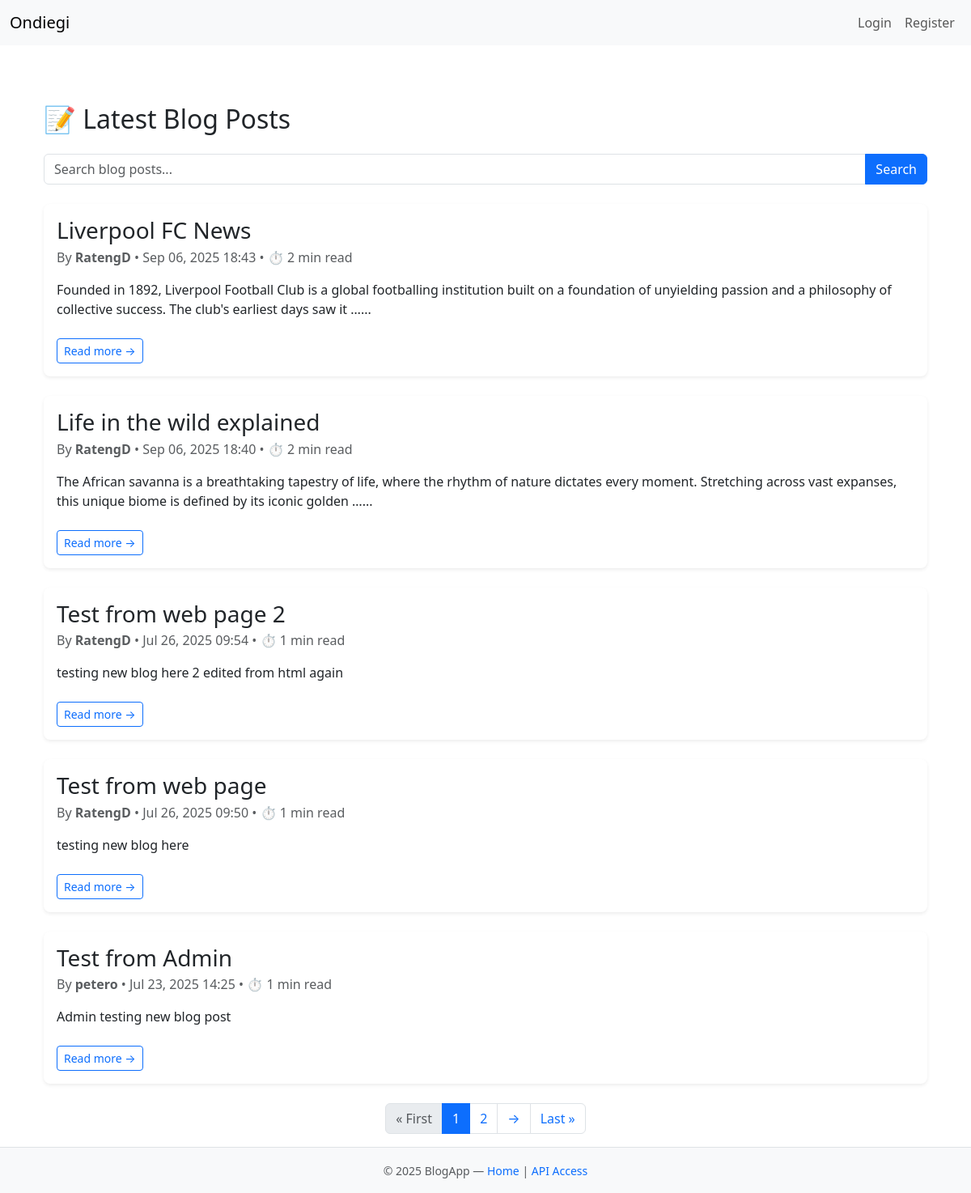
Screenshot of /blog/ with the database file from the repository.
### blog/models.py (models this page shows, shortened)
class BlogPost(models.Model):
    title = models.CharField(max_length=200)
    slug = models.SlugField(unique=True, blank=True)  # new field
    content = models.TextField()
    author = models.ForeignKey(User, on_delete=models.SET_NULL, null=True)
    created_at = models.DateTimeField(auto_now_add=True)
    category = models.ForeignKey(
        Category,
        related_name="posts",
        on_delete=models.SET_NULL,
        null=True,   # old posts can stay empty
        blank=True
    )
    def reading_time(self):
        word_count = len(self.content.split())
        return math.ceil(word_count / 200)  # 200 words per min

### blog/views.py (the view)
# urls.py: path('', blog_list_view, name='blog-posts'),  # 👉 now serves HTML
def blog_list_view(request):
    query = request.GET.get('q', '')  # get search query if exists
    posts = BlogPost.objects.all().order_by('-created_at')
    if query:
        posts = posts.filter(
            Q(title__icontains=query) | Q(content__icontains=query)
        )
    paginator = Paginator(posts, 5)  # same pagination as before
    page_number = request.GET.get('page')
    page_obj = paginator.get_page(page_number)
    return render(request, 'blog/blog_list.html', {
        'page_obj': page_obj,
        'query': query,  # send query back to template
    })

### blog/templates/blog/blog_list.html (shortened to what this page needs)
{% extends 'base.html' %}
{% block content %}
<div class="container mt-5">
  <h2 class="mb-4">📝 Latest Blog Posts</h2>
  <form method="GET" action="">
    <div class="input-group mb-4">
      <input type="text" name="q" value="{{ query }}" class="form-control" placeholder="Search blog posts...">
      <button class="btn btn-primary" type="submit">Search</button>
    </div>
  </form>
  {% if page_obj %}
  {% for post in page_obj %}
  <div class="card mb-4 border-0 shadow-sm rounded-3">
    <div class="card-body">
      <h3 class="card-title">{{ post.title }}</h3>
      <p class="card-subtitle text-muted mb-2">
        By <strong>{{ post.author.username }}</strong> • {{ post.created_at|date:"M d, Y H:i" }}
            • ⏱ {{ post.reading_time }} min read
      </p>
      <p class="card-text mt-3 text-body">
        {{ post.content|truncatewords:30 }}{% if post.content|length > 200 %}...{% endif %}
      </p>
      <a href="{% url 'view-post' post.slug %}" class="btn btn-outline-primary btn-sm mt-2">Read more →</a>
    </div>
  </div>
  {% endfor %}
  <nav aria-label="Page navigation">
    <ul class="pagination justify-content-center">
      {% if page_obj.has_previous %}
      <li class="page-item">
        <a class="page-link" href="?page=1">« First</a>
      </li>
      {% else %}
      <li class="page-item disabled">
        <span class="page-link">« First</span>
      </li>
      {% endif %}
      {% for num in page_obj.paginator.page_range %}
      {% if num == page_obj.number %}
      <li class="page-item active"><span class="page-link">{{ num }}</span></li>
      {% elif num >= page_obj.number|add:'-2' and num <= page_obj.number|add:'2' %} <li class="page-item"><a
          class="page-link" href="?page={{ num }}">{{ num }}</a></li>
        {% endif %}
        {% endfor %}
        {% if page_obj.has_next %}
        <li class="page-item">
          <a class="page-link" href="?page={{ page_obj.next_page_number }}">→</a>
        </li>
        {% endif %}
        {% if page_obj.has_next %}
        <li class="page-item">
          <a class="page-link" href="?page={{ page_obj.paginator.num_pages }}">Last »</a>
        </li>
        {% else %}
        <li class="page-item disabled">
          <span class="page-link">Last »</span>
        </li>
        {% endif %}
    </ul>
  </nav>
  {% endif %}
</div>
{% endblock %}

### rows the page displays
BlogPost: title "Liverpool FC News", author.username "RatengD", created_at "Sep 06, 2025 18:43", reading_time "2", content "Founded in 1892, Liverpool Football Club is a global footballing institution built on a foundation of unyielding passion and a philosophy of collective success. The club's earliest days saw it …"
BlogPost: title "Life in the wild explained", author.username "RatengD", created_at "Sep 06, 2025 18:40", reading_time "2", content "The African savanna is a breathtaking tapestry of life, where the rhythm of nature dictates every moment. Stretching across vast expanses, this unique biome is defined by its iconic golden …"
BlogPost: title "Test from web page 2", author.username "RatengD", created_at "Jul 26, 2025 09:54", reading_time "1", content "testing new blog here 2 edited from html again"
BlogPost: title "Test from web page", author.username "RatengD", created_at "Jul 26, 2025 09:50", reading_time "1", content "testing new blog here"
BlogPost: title "Test from Admin", author.username "petero", created_at "Jul 23, 2025 14:25", reading_time "1", content "Admin testing new blog post"

### other values shown
{{ num }} "1"
{{ num }} "2"
